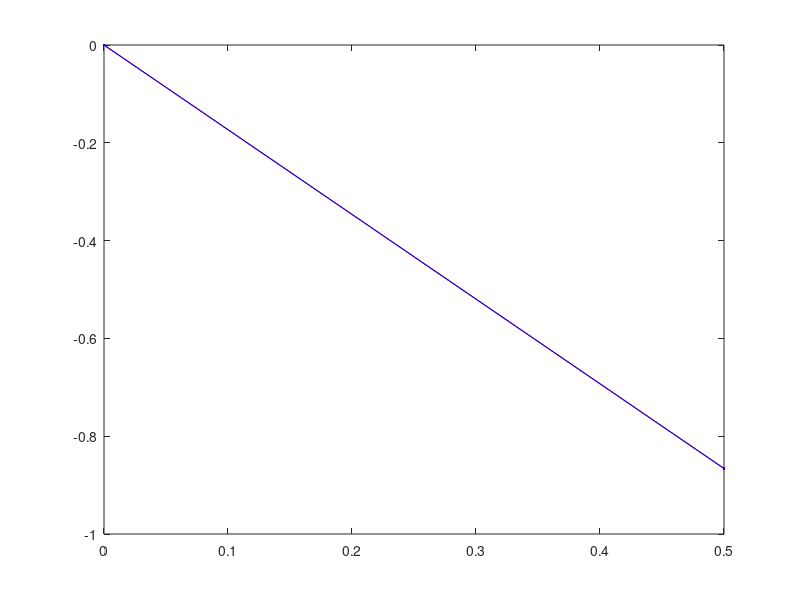

Here is the MATLAB script that generated this plot: (Note: this script raises an error after producing the figure.)
clear all
close all
clc

g=9.81;
L=1;
tf=10;
fps=20;
theta0=pi/6;
omega0=0;
PS=30; %Size of pendulum

t=linspace(0,tf,tf*fps); %time vector
u0=[theta0;omega0]; %initial conditions

f1=@(t,u) [u(2); -(g/L)*u(1)]; %pendulum with small angle approx.
[T1 S1]=ode45(f1,t,u0); %solve ODE

f2=@(t,u) [u(2);-(g/L)*sin(u(1))]; %actual pendulum eq.
[T2 S2]=ode45(f2,t,u0); %solve ODE


for i=1:length(t)

    y1=-L*cos(S1(i));
    x1=L*sin(S1(i));

    y2=-L*cos(S2(i));
    x2=L*sin(S2(i));

    p=plot(x1,y1,'.r',x2,y2,'.b',[0 x1],[0 y1],'-r',[0 x2],[0 y2],'-b',0,0,'.b');
    p(1).MarkerSize=PS; %set pendulum mass size
    p(2).MarkerSize=PS;
    title(sprintf('Pendulum (Blue), Approximation (Red), t=%.3f s', T1(i)))
    xlabel('x')
    ylabel('y')
    xticks([-2 -1 0 1 2]);         %create x increments
    yticks([-2 -1 0 1 2]);         %create y increments
    xlim([-2*L 2*L]); %create x-axis limits
    ylim([-2*L 2*L]); %create y-axis limits
    grid on
    M(i)=getframe(gcf);   %store frames in F
end

movie(figure,M,1,fps)
